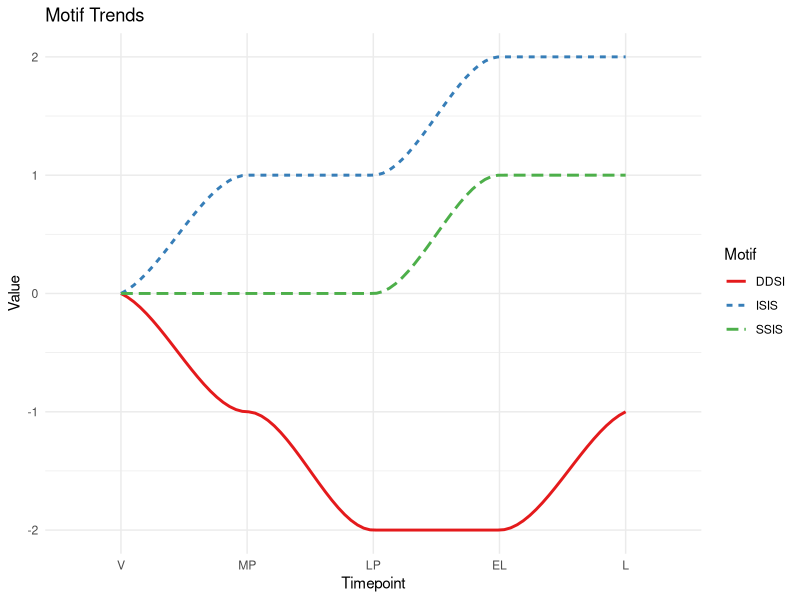

This chart was generated by the following R code:
# motif model 
library(ggplot2)

# Example motifs input
input_motifs <- c('SSIS', 'DDSI','ISIS')


# Initialize an empty data frame to store motif trends
motif_data <- data.frame(Timepoint = integer(), Value = numeric(), Motif = character())

# Function to process each motif and convert to numeric values
process_motif <- function(motif) {
  # Starting value
  value <- 0
  values <- value
  
  # Process each character in the motif
  for (char in strsplit(motif, "")[[1]]) {
    if (char == "I") {
      value <- value + 1
    } else if (char == "D") {
      value <- value - 1
    }
    # "S" does nothing, so it's omitted
    values <- c(values, value)
  }
  
  return(values)
}

# Process each motif and add to the data frame
for (motif in input_motifs) {
  values <- process_motif(motif)
  timepoints <- 0:(length(values) - 1) # Adjust timepoint labels as needed
  motif_data <- rbind(motif_data, data.frame(Timepoint = as.factor(timepoints), Value = values, Motif = motif))
}

ggplot(motif_data, aes(x = Timepoint, y = Value, group = Motif, color = Motif)) +
  geom_smooth(se = FALSE, method = "loess", aes(linetype = Motif)) + # Adjust line type by group
  theme_minimal() +
  labs(title = "Motif Trends", x = "Timepoint", y = "Value", color = "Motif") +
  scale_color_brewer(palette = "Set1") +
  guides(linetype = guide_legend(title = "Motif")) + # Ensure linetype legend is properly titled
  scale_x_discrete(labels = c("V", "MP", "LP", "EL", "L")) # Custom x-axis labels





